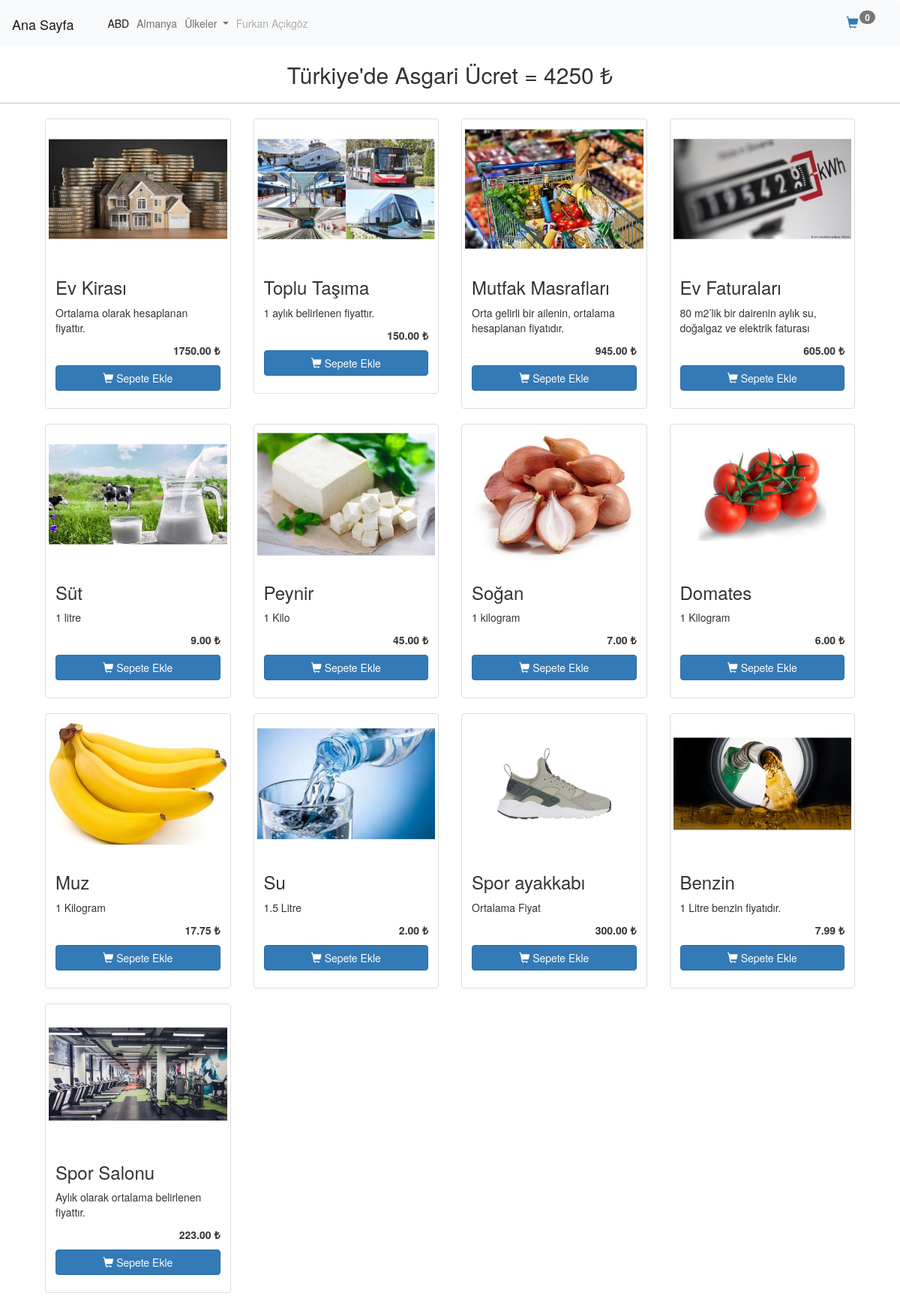
The page / on the database its author committed.
### tables this page shows
CREATE TABLE `products` (
  `id` int(11) NOT NULL,
  `urunAdi` varchar(255) NOT NULL,
  `detay` varchar(500) DEFAULT NULL,
  `trFiyat` float(10,2) NOT NULL,
  `img_url` varchar(255) NOT NULL,
  `abdFiyat` float(10,2) NOT NULL,
  `almanyaFiyat` float(10,2) NOT NULL,
  `cinFiyat` float(10,2) NOT NULL,
  `ingiltereFiyat` float(10,2) NOT NULL,
  `japonyaFiyat` float(10,2) NOT NULL,
  `rusyaFiyat` float(10,2) NOT NULL
);

### index.php (the view, shortened to what this page needs)
<!doctype html>
<html lang="tr" xmlns="http://www.w3.org/1999/html">
<head>
    <link rel="stylesheet" href="assets/css/bootstrap.min.css">
    <link rel="stylesheet" href="assets/css/custom.css" type="text/css">
    <link rel="stylesheet" href="https://maxcdn.bootstrapcdn.com/bootstrap/3.3.7/css/bootstrap.min.css"  />
</head>
<body>
<?php include "lib/navbar.php";?>
<?php require_once "lib/db.php";?>
<?php
try {
    $db=new PDO("mysql:hostname=Furkan;dbname=shopping;charset=utf8", "root","");
}
catch (PDOException $exception){
    echo $exception->getMessage();
}
$products = $db->query("SELECT * from products",PDO::FETCH_OBJ)->fetchAll();
?>
<h2 class="text-center">Türkiye'de Asgari Ücret = 4250 ₺</h2>
<hr>
<div class="container"
<div class="row">
    <?php foreach ($products as $product){ ?>
    <div class="col-sm-6 col-md-3">
        <div class="thumbnail">
            <img src="assets/resimler/<?php echo $product->img_url;?>" alt="<?php echo $product->urunAdi;?>">
            <div class="caption">
                <h3><?php echo $product -> urunAdi; ?></h3>
                <p><?php echo $product -> detay; ?></p>
                <p class="text-right fiyat-container"><strong><?php echo $product -> trFiyat; ?> ₺</strong></p>
                <p>
                    <button product-id="<?php echo $product->id;?>" class="btn btn-primary btn-block addToCartBtn" role="button">
                        <span class="glyphicon glyphicon-shopping-cart"></span>  Sepete Ekle
                    </button>
                </p>
            </div>
        </div>
    </div>
    <?php } ?>
</div>
</body>
</html>

### lib/navbar.php (shortened to what this page needs)
<?php
if (isset($_SESSION["shoppingCart"])){
    $shoppingCart=$_SESSION["shoppingCart"];
    $total_count=$shoppingCart["summary"]["total_count"];
    $total_price=$shoppingCart["summary"]["total_price"];
    $shopping_products=$shoppingCart["products"];
}
else{
    $total_count=0;
}
?>
<nav class="navbar navbar-expand-lg navbar-light bg-light">
    <div class="container-fluid">
        <a class="navbar-brand" href="index.php">Ana Sayfa</a>
        <div class="collapse navbar-collapse" id="navbarSupportedContent">
            <ul class="navbar-nav me-auto mb-2 mb-lg-0">
                <li class="nav-item">
                    <a class="nav-link active" aria-current="page" href="abdAnasayfa.php">ABD</a>
                </li>
                <li class="nav-item">
                    <a class="nav-link" href="almanyaAnasayfa.php">Almanya</a>
                </li>
                <li class="nav-item dropdown">
                    <a class="nav-link dropdown-toggle" href="#" id="navbarDropdown" role="button" data-bs-toggle="dropdown" aria-expanded="false">
                        Ülkeler
                    </a>
                </li>
                <li class="nav-item">
                    <a class="nav-link disabled">Furkan Açıkgöz</a>
                </li>
            </ul>
            <ul class="nav navbar-nav navbar-right">
                <li>
                    <a href="alisverisSepeti.php">
                        <span class="glyphicon glyphicon-shopping-cart sepet-icon"></span>
                        <span class="badge sepet-count"><?php echo $total_count; ?></span>
                    </a>
                </li>
            </ul>
        </div>
    </div>
</nav>

### assets/css/custom.css (style rules this page uses)
body { background-color: #ececec; }
.sepet-icon { font-size: 16px; }
.sepet-count { position: relative; background-color: red; font-size: 8px; top:-10px; left:-2px; }

### rows shown on the page
products: img_url (picture), urunAdi "Ev Kirası", detay "Ortalama olarak hesaplanan fiyattır.", trFiyat "1750.00"
products: img_url (picture), urunAdi "Toplu Taşıma", detay "1 aylık belirlenen fiyattır.", trFiyat "150.00"
products: img_url (picture), urunAdi "Mutfak Masrafları", detay "Orta gelirli bir ailenin, ortalama hesaplanan fiyatıdır.", trFiyat "945.00"
products: img_url (picture), urunAdi "Ev Faturaları", detay "80 m2’lik bir dairenin aylık su, doğalgaz ve elektrik faturası", trFiyat "605.00"
products: img_url (picture), urunAdi "Süt", detay "1 litre", trFiyat "9.00"
products: img_url (picture), urunAdi "Peynir", detay "1 Kilo", trFiyat "45.00"
products: img_url (picture), urunAdi "Soğan", detay "1 kilogram", trFiyat "7.00"
products: img_url (picture), urunAdi "Domates", detay "1 Kilogram", trFiyat "6.00"
products: img_url (picture), urunAdi "Muz", detay "1 Kilogram", trFiyat "17.75"
products: img_url (picture), urunAdi "Su", detay "1.5 Litre", trFiyat "2.00"
products: img_url (picture), urunAdi "Spor ayakkabı", detay "Ortalama Fiyat", trFiyat "300.00"
products: img_url (picture), urunAdi "Benzin", detay "1 Litre benzin fiyatıdır.", trFiyat "7.99"
products: img_url (picture), urunAdi "Spor Salonu", detay "Aylık olarak ortalama belirlenen fiyattır.", trFiyat "223.00"

### other values the page prints
$total_count "0"
